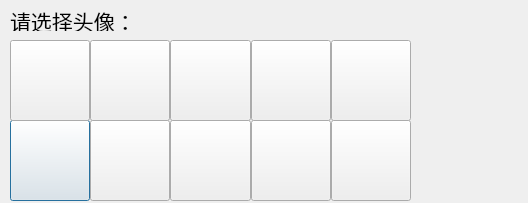
<?xml version="1.0" encoding="UTF-8"?>
<ui version="4.0">
 <class>CImageChoose</class>
 <widget class="QDialog" name="CImageChoose">
  <property name="geometry">
   <rect>
    <x>0</x>
    <y>0</y>
    <width>528</width>
    <height>203</height>
   </rect>
  </property>
  <property name="windowTitle">
   <string>Dialog</string>
  </property>
  <widget class="QWidget" name="layoutWidget">
   <property name="geometry">
    <rect>
     <x>10</x>
     <y>120</y>
     <width>401</width>
     <height>81</height>
    </rect>
   </property>
   <layout class="QHBoxLayout" name="horizontalLayout_2">
    <property name="spacing">
     <number>0</number>
    </property>
    <item>
     <widget class="QPushButton" name="pushButton_6">
      <property name="sizePolicy">
       <sizepolicy hsizetype="Expanding" vsizetype="Expanding">
        <horstretch>0</horstretch>
        <verstretch>0</verstretch>
       </sizepolicy>
      </property>
      <property name="styleSheet">
       <string notr="true">border-image: url(:/mainDialog/images/6.jpg);</string>
      </property>
      <property name="text">
       <string/>
      </property>
     </widget>
    </item>
    <item>
     <widget class="QPushButton" name="pushButton_7">
      <property name="sizePolicy">
       <sizepolicy hsizetype="Expanding" vsizetype="Expanding">
        <horstretch>0</horstretch>
        <verstretch>0</verstretch>
       </sizepolicy>
      </property>
      <property name="styleSheet">
       <string notr="true">border-image: url(:/mainDialog/images/7.jpg);</string>
      </property>
      <property name="text">
       <string/>
      </property>
     </widget>
    </item>
    <item>
     <widget class="QPushButton" name="pushButton_8">
      <property name="sizePolicy">
       <sizepolicy hsizetype="Expanding" vsizetype="Expanding">
        <horstretch>0</horstretch>
        <verstretch>0</verstretch>
       </sizepolicy>
      </property>
      <property name="styleSheet">
       <string notr="true">border-image: url(:/mainDialog/images/8.jpg);</string>
      </property>
      <property name="text">
       <string/>
      </property>
     </widget>
    </item>
    <item>
     <widget class="QPushButton" name="pushButton_9">
      <property name="sizePolicy">
       <sizepolicy hsizetype="Expanding" vsizetype="Expanding">
        <horstretch>0</horstretch>
        <verstretch>0</verstretch>
       </sizepolicy>
      </property>
      <property name="styleSheet">
       <string notr="true">border-image: url(:/mainDialog/images/9.jpg);</string>
      </property>
      <property name="text">
       <string/>
      </property>
     </widget>
    </item>
    <item>
     <widget class="QPushButton" name="pushButton_10">
      <property name="sizePolicy">
       <sizepolicy hsizetype="Expanding" vsizetype="Expanding">
        <horstretch>0</horstretch>
        <verstretch>0</verstretch>
       </sizepolicy>
      </property>
      <property name="styleSheet">
       <string notr="true">border-image: url(:/mainDialog/images/10.jpg);</string>
      </property>
      <property name="text">
       <string/>
      </property>
     </widget>
    </item>
   </layout>
  </widget>
  <widget class="QWidget" name="layoutWidget">
   <property name="geometry">
    <rect>
     <x>10</x>
     <y>40</y>
     <width>401</width>
     <height>81</height>
    </rect>
   </property>
   <layout class="QHBoxLayout" name="horizontalLayout">
    <property name="spacing">
     <number>0</number>
    </property>
    <item>
     <widget class="QPushButton" name="pushButton_1">
      <property name="sizePolicy">
       <sizepolicy hsizetype="Expanding" vsizetype="Expanding">
        <horstretch>0</horstretch>
        <verstretch>0</verstretch>
       </sizepolicy>
      </property>
      <property name="styleSheet">
       <string notr="true">border-image: url(:/mainDialog/images/1.jpg);</string>
      </property>
      <property name="text">
       <string/>
      </property>
     </widget>
    </item>
    <item>
     <widget class="QPushButton" name="pushButton_2">
      <property name="sizePolicy">
       <sizepolicy hsizetype="Expanding" vsizetype="Expanding">
        <horstretch>0</horstretch>
        <verstretch>0</verstretch>
       </sizepolicy>
      </property>
      <property name="styleSheet">
       <string notr="true">border-image: url(:/mainDialog/images/2.jpg);</string>
      </property>
      <property name="text">
       <string/>
      </property>
     </widget>
    </item>
    <item>
     <widget class="QPushButton" name="pushButton_3">
      <property name="sizePolicy">
       <sizepolicy hsizetype="Expanding" vsizetype="Expanding">
        <horstretch>0</horstretch>
        <verstretch>0</verstretch>
       </sizepolicy>
      </property>
      <property name="styleSheet">
       <string notr="true">border-image: url(:/mainDialog/images/3.jpg);</string>
      </property>
      <property name="text">
       <string/>
      </property>
     </widget>
    </item>
    <item>
     <widget class="QPushButton" name="pushButton_4">
      <property name="sizePolicy">
       <sizepolicy hsizetype="Expanding" vsizetype="Expanding">
        <horstretch>0</horstretch>
        <verstretch>0</verstretch>
       </sizepolicy>
      </property>
      <property name="styleSheet">
       <string notr="true">border-image: url(:/mainDialog/images/4.jpg);</string>
      </property>
      <property name="text">
       <string/>
      </property>
     </widget>
    </item>
    <item>
     <widget class="QPushButton" name="pushButton_5">
      <property name="sizePolicy">
       <sizepolicy hsizetype="Expanding" vsizetype="Expanding">
        <horstretch>0</horstretch>
        <verstretch>0</verstretch>
       </sizepolicy>
      </property>
      <property name="styleSheet">
       <string notr="true">border-image: url(:/mainDialog/images/5.jpg);</string>
      </property>
      <property name="text">
       <string/>
      </property>
     </widget>
    </item>
   </layout>
  </widget>
  <widget class="QLabel" name="label">
   <property name="geometry">
    <rect>
     <x>413</x>
     <y>1</y>
     <width>111</width>
     <height>201</height>
    </rect>
   </property>
   <property name="styleSheet">
    <string notr="true">border-image: url(:/qqLogin/images/11.jpg);</string>
   </property>
   <property name="text">
    <string/>
   </property>
  </widget>
  <widget class="QLabel" name="label_2">
   <property name="geometry">
    <rect>
     <x>10</x>
     <y>10</y>
     <width>201</width>
     <height>21</height>
    </rect>
   </property>
   <property name="font">
    <font>
     <family>华文新魏</family>
     <pointsize>16</pointsize>
    </font>
   </property>
   <property name="text">
    <string>请选择头像：</string>
   </property>
  </widget>
 </widget>
 <resources/>
 <connections/>
</ui>
